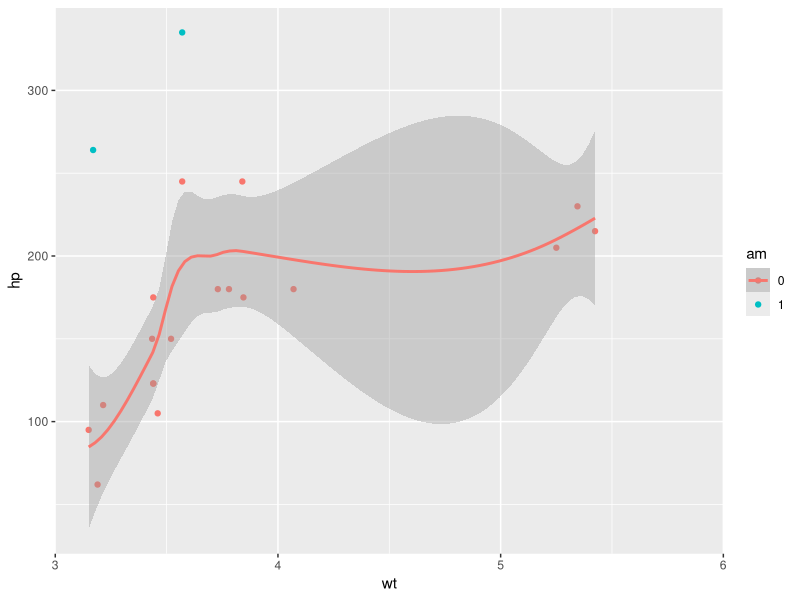
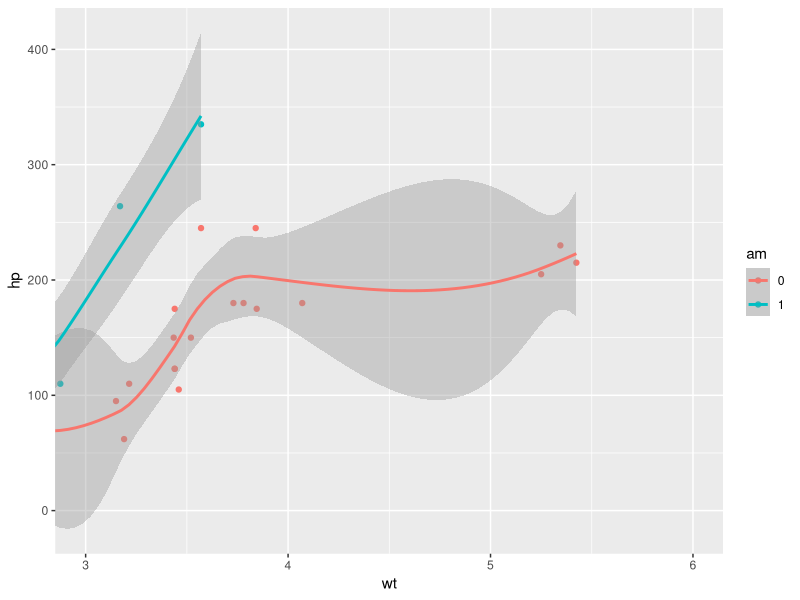
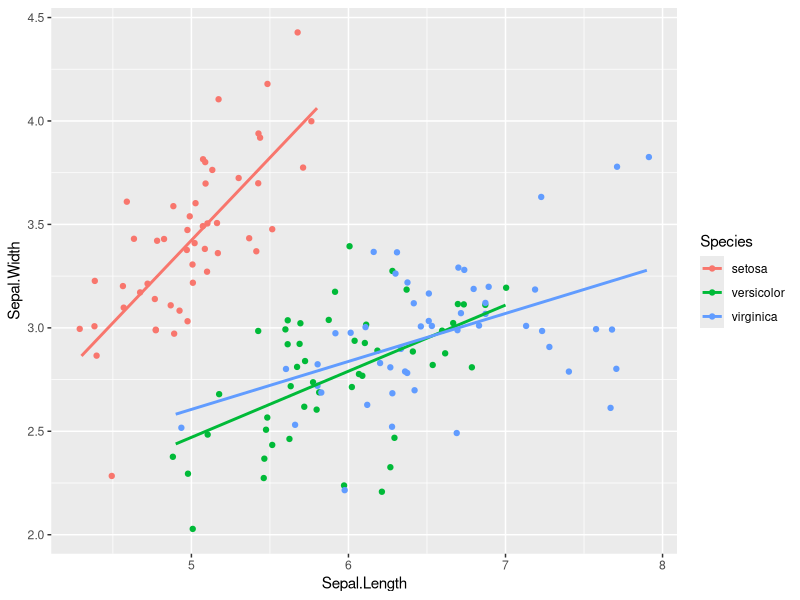
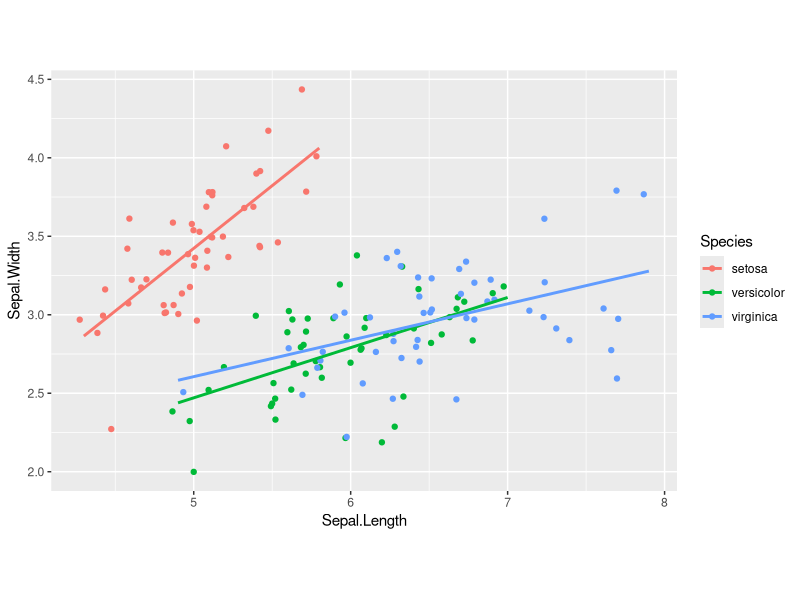
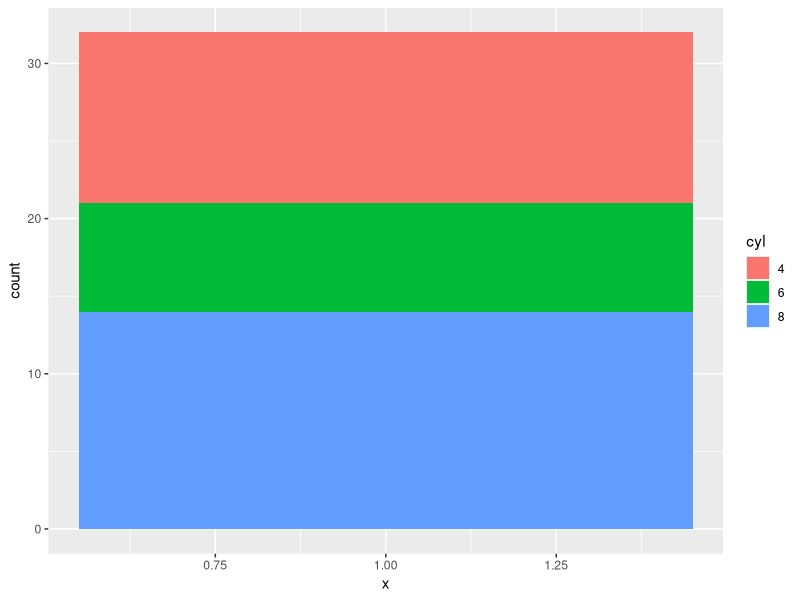
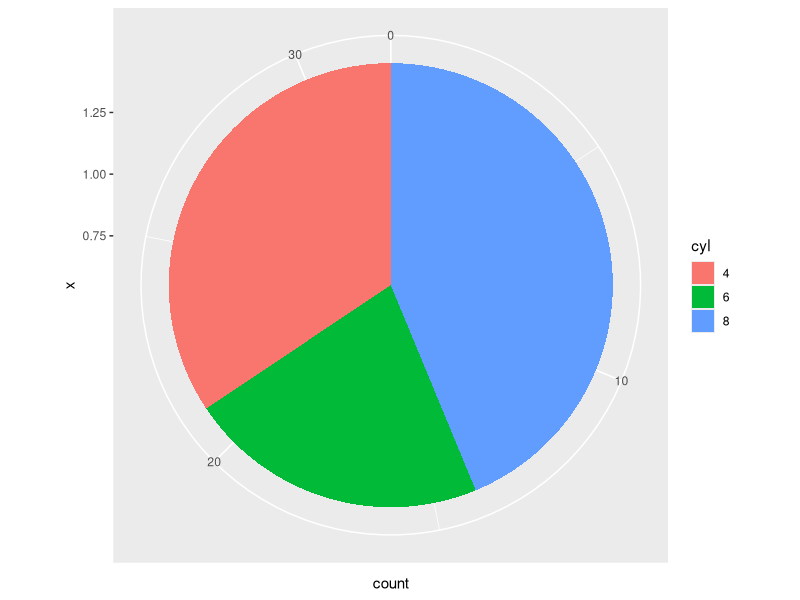
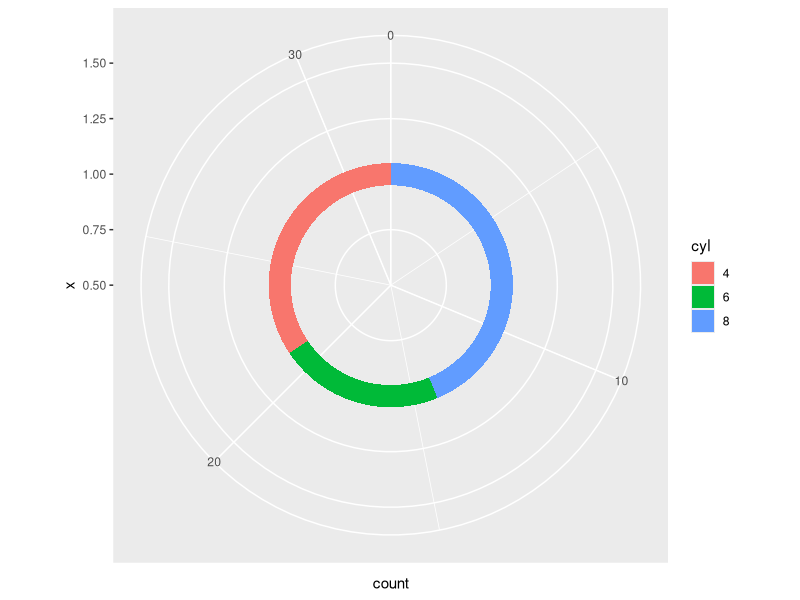
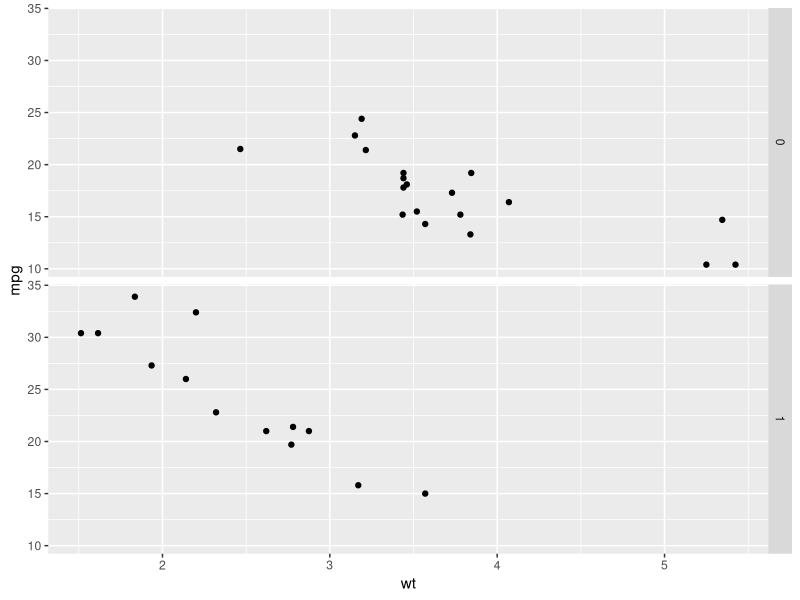

The R script that drew these images, in order: (Note: this script raises an error after producing the figures.)
library(ggplot2)
library(RColorBrewer)
data("mtcars")
mtcars$cyl <- as.factor(mtcars$cyl)
mtcars$am <- as.factor(mtcars$am)

# Basic ggplot() command, coded for you
p <- ggplot(mtcars, aes(x = wt, y = hp, col = am)) + geom_point() + geom_smooth()

# Add scale_x_continuous()
p + scale_x_continuous(limits = c(3, 6), expand = c(0, 0))

# Add coord_cartesian(): the proper way to zoom in
p + coord_cartesian(xlim = c(3, 6))

data("iris")

# Complete basic scatter plot function
base.plot <- ggplot(iris, aes(x = Sepal.Length, y = Sepal.Width, col = Species)) +
  geom_jitter() +
  geom_smooth(method = "lm", se = FALSE)

# Plot base.plot: default aspect ratio
base.plot

# Fix aspect ratio (1:1) of base.plot
base.plot + coord_equal()

# Create a stacked bar plot: wide.bar
wide.bar <- ggplot(mtcars, aes(x = 1, fill = cyl)) + geom_bar()
wide.bar
# Convert wide.bar to pie chart
wide.bar +
  coord_polar(theta = "y")

# Create stacked bar plot: thin.bar
thin.bar <- ggplot(mtcars, aes(x = 1, fill = cyl)) +
  geom_bar(width = 0.1) +
  scale_x_continuous(limits = c(0.5, 1.5))

# Convert thin.bar to "ring" type pie chart
thin.bar + 
  coord_polar(theta = "y")

# Basic scatter plot
p <- ggplot(mtcars, aes(x = wt, y = mpg)) +
  geom_point()

# 1 - Separate rows according to transmission type, am
p +
  facet_grid(am ~ .)

# 2 - Separate columns according to cylinders, cyl
p +
  facet_grid(. ~ cyl)

# 3 - Separate by both columns and rows 
p +
  facet_grid(am ~ cyl)

# Code to create the cyl_am col and myCol vector
mtcars$cyl_am <- paste(mtcars$cyl, mtcars$am, sep = "_")
myCol <- rbind(brewer.pal(9, "Blues")[c(3,6,8)],
               brewer.pal(9, "Reds")[c(3,6,8)])

# Map cyl_am onto col
ggplot(mtcars, aes(x = wt, y = mpg, col = cyl_am)) +
  geom_point() +
  # Add a manual colour scale
  scale_color_manual(values = myCol)


# Grid facet on gear vs. vs
ggplot(mtcars, aes(x = wt, y = mpg, col = cyl_am)) +
  geom_point() + scale_color_manual(values = myCol) + facet_grid(gear ~ vs)





# Also map disp to size
ggplot(mtcars, aes(x = wt, y = mpg, col = cyl_am, size = disp)) +
  geom_point() + scale_color_manual(values = myCol) + facet_grid(gear ~ vs)

data("msleep")
str(msleep)

# Basic scatter plot
p2 <- ggplot(msleep, aes(x = time, y = name, col = sleep_total)) +
  geom_point()

# Execute to display plot
p2

# Facet rows accoding to vore
p2 +
  facet_grid(vore ~ .)

# Specify scale and space arguments to free up rows
p2 +
  facet_grid(vore ~ ., scale = "free_y", space = "free_y")

